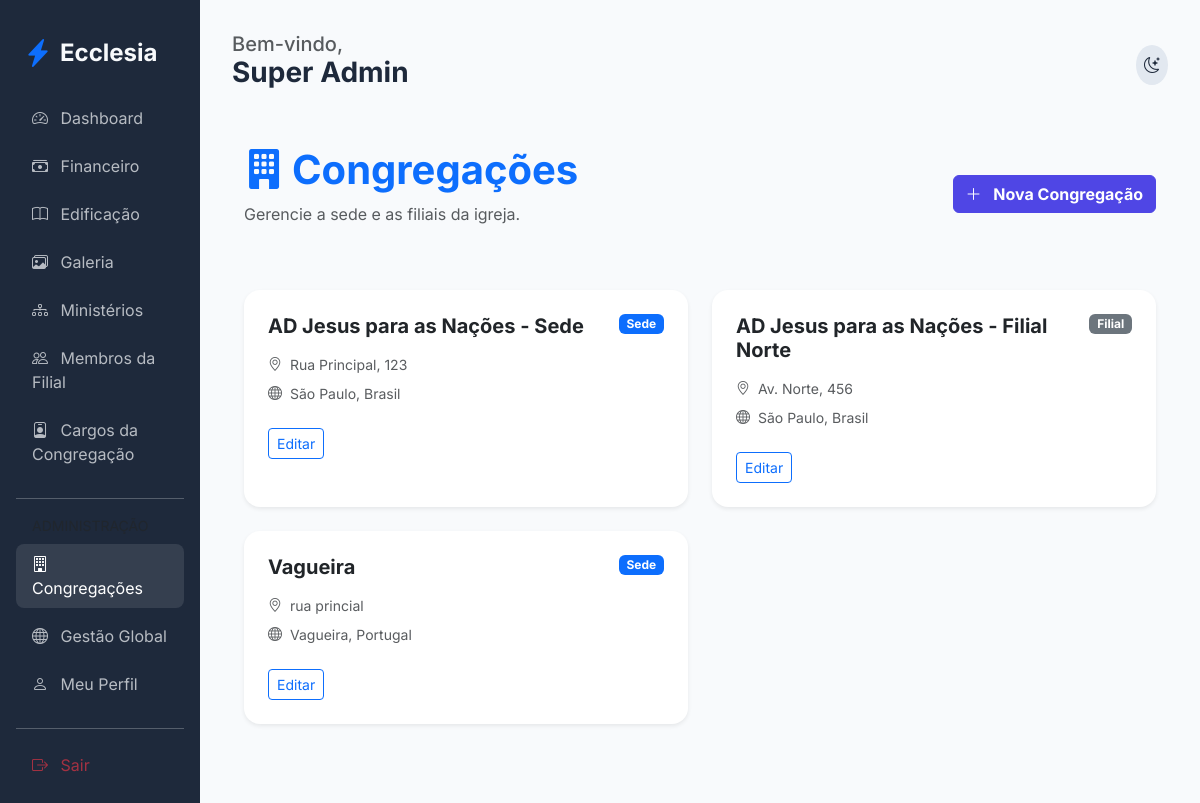
Page /admin/churches (signed in) on the earlier database version.
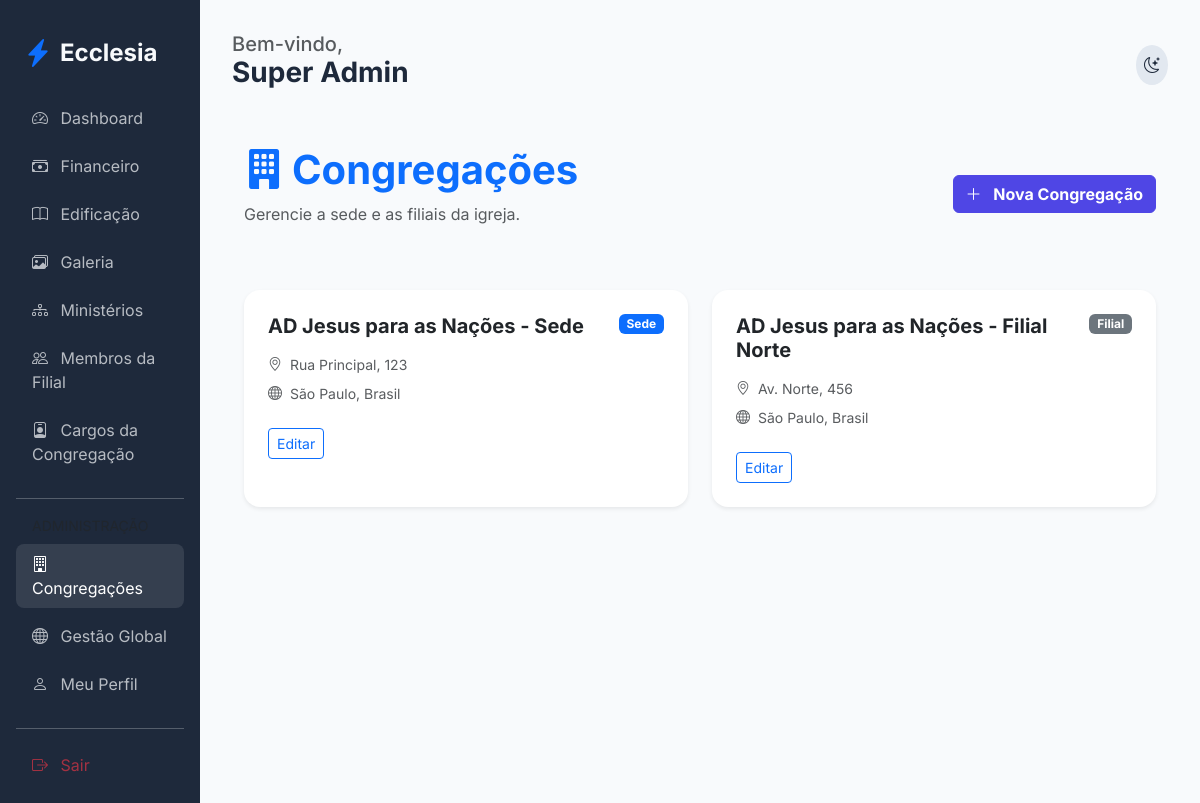
Same page on the later database version.
### app/core/models.py (models this page shows)
class Church(db.Model):
    id = db.Column(db.Integer, primary_key=True)
    name = db.Column(db.String(100), nullable=False)
    address = db.Column(db.String(200))
    city = db.Column(db.String(100))
    country = db.Column(db.String(100))
    is_main = db.Column(db.Boolean, default=False)
    created_at = db.Column(db.DateTime, default=datetime.utcnow)
    members = db.relationship('User', backref='church', lazy=True)
    ministries = db.relationship('Ministry', backref='church', lazy=True)
    assets = db.relationship('Asset', backref='church', lazy=True)
    roles = db.relationship('ChurchRole', backref='church', lazy=True, cascade="all, delete-orphan")

### app/modules/admin/routes.py (the view)
@admin_bp.route('/churches')
@login_required
def list_churches():
    if not current_user.church_role or current_user.church_role.name != 'Administrador Global':
        flash('Acesso negado.', 'danger')
        return redirect(url_for('members.dashboard'))
    churches = Church.query.all()
    return render_template('admin/churches.html', churches=churches)

### app/templates/admin/churches.html
{% extends "base.html" %}
{% block content %}
<div class="container py-4">
    <div class="d-flex justify-content-between align-items-center mb-5">
        <div>
            <h1 class="fw-bold text-primary"><i class="bi bi-building-fill me-2"></i>Congregações</h1>
            <p class="text-muted">Gerencie a sede e as filiais da igreja.</p>
        </div>
        <a href="{{ url_for('admin.add_church') }}" class="btn btn-primary fw-bold">
            <i class="bi bi-plus-lg me-2"></i> Nova Congregação
        </a>
    </div>
    <div class="row g-4">
        {% for church in churches %}
        <div class="col-md-6">
            <div class="card h-100 border-0 shadow-sm">
                <div class="card-body p-4">
                    <div class="d-flex justify-content-between align-items-start mb-3">
                        <h5 class="fw-bold mb-0">{{ church.name }}</h5>
                        {% if church.is_main %}
                        <span class="badge bg-primary">Sede</span>
                        {% else %}
                        <span class="badge bg-secondary">Filial</span>
                        {% endif %}
                    </div>
                    <p class="text-muted small mb-2"><i class="bi bi-geo-alt me-2"></i>{{ church.address }}</p>
                    <p class="text-muted small mb-4"><i class="bi bi-globe me-2"></i>{{ church.city }}, {{ church.country }}</p>
                    <div class="d-flex gap-2">
                        <a href="{{ url_for('admin.edit_church', id=church.id) }}" class="btn btn-sm btn-outline-primary">Editar</a>
                    </div>
                </div>
            </div>
        </div>
        {% endfor %}
    </div>
</div>
{% endblock %}

Differences in the rows shown:
removed Church: name "Vagueira", is_main "Sede", address "rua princial", city "Vagueira", country "Portugal"
